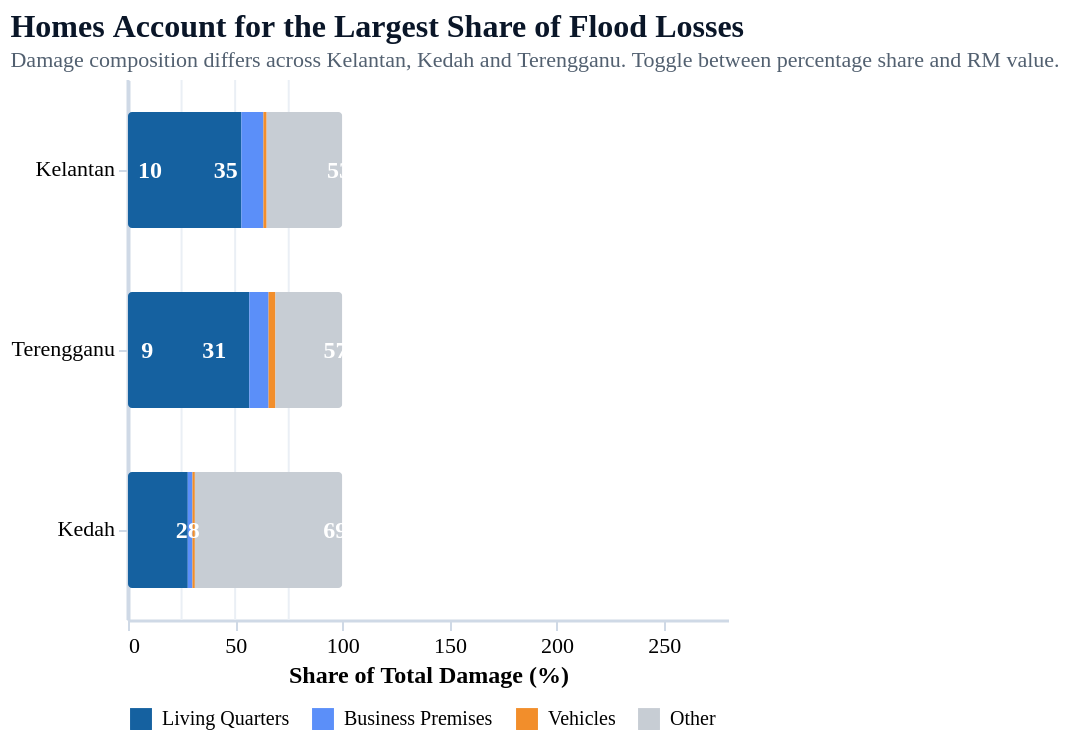

This figure's Vega-Lite source:
### Vega-Lite specification from a JSON file in a GitHub repository (floating-point values rounded to 4 significant figures)
{"$schema": "https://vega.github.io/schema/vega-lite/v5.json", "title": {"text": "Homes Account for the Largest Share of Flood Losses", "subtitle": "Damage composition differs across Kelantan, Kedah and Terengganu. Toggle between percentage share and RM value.", "anchor": "start", "fontSize": 16, "subtitleFontSize": 11, "font": "DM Sans", "subtitleFont": "DM Sans", "color": "#0a1628", "subtitleColor": "#526070"}, "width": "container", "height": 270, "config": {"view": {"stroke": "transparent"}, "axis": {"grid": false, "labelFont": "DM Sans", "titleFont": "DM Sans", "labelFontSize": 11, "titleFontSize": 12}, "legend": {"labelFont": "DM Sans", "titleFont": "DM Sans", "labelFontSize": 11}}, "params": [{"name": "ch13_view", "value": "pct", "bind": {"input": "select", "options": ["pct", "rm"], "labels": ["% Share of Damage", "Absolute (RM million)"], "name": "View: "}}, {"name": "ch13_cat", "value": "All", "bind": {"input": "select", "options": ["All", "Living Quarters", "Business Premises", "Vehicles", "Other"], "name": "Highlight category: "}}], "layer": [{"data": {"values": [{"g": 25}, {"g": 50}, {"g": 75}]}, "transform": [{"filter": "ch13_view == 'pct'"}], "mark": {"type": "rule", "color": "#eaeff5", "strokeWidth": 1}, "encoding": {"x": {"field": "g", "type": "quantitative", "scale": {"domain": [0, 100]}}}}, {"data": {"values": [{"g": 50}, {"g": 100}, {"g": 150}, {"g": 200}]}, "transform": [{"filter": "ch13_view == 'rm'"}], "mark": {"type": "rule", "color": "#eaeff5", "strokeWidth": 1}, "encoding": {"x": {"field": "g", "type": "quantitative", "scale": {"domain": [0, 270]}}}}, {"data": {"values": [{"g": 0}]}, "mark": {"type": "rule", "color": "#cfd9e6", "strokeWidth": 1.5}, "encoding": {"x": {"field": "g", "type": "quantitative"}}}, {"data": {"values": [{"State": "Kelantan", "Category": "Living Quarters", "RM": 139.0, "Pct": 52.9, "Order": 1}, {"State": "Kelantan", "Category": "Business Premises", "RM": 27.1, "Pct": 10.3, "Order": 2}, {"State": "Kelantan", "Category": "Vehicles", "RM": 4.0, "Pct": 1.5, "Order": 3}, {"State": "Kelantan", "Category": "Other", "RM": 92.9, "Pct": 35.3, "Order": 4}, {"State": "Kedah", "Category": "Living Quarters", "RM": 54.0, "Pct": 27.9, "Order": 1}, {"State": "Kedah", "Category": "Business Premises", "RM": 4.3, "Pct": 2.2, "Order": 2}, {"State": "Kedah", "Category": "Vehicles", "RM": 2.1, "Pct": 1.1, "Order": 3}, {"State": "Kedah", "Category": "Other", "RM": 133.3, "Pct": 68.8, "Order": 4}, {"State": "Terengganu", "Category": "Living Quarters", "RM": 103.1, "Pct": 56.6, "Order": 1}, {"State": "Terengganu", "Category": "Business Premises", "RM": 16.4, "Pct": 9.0, "Order": 2}, {"State": "Terengganu", "Category": "Vehicles", "RM": 5.8, "Pct": 3.2, "Order": 3}, {"State": "Terengganu", "Category": "Other", "RM": 56.7, "Pct": 31.2, "Order": 4}]}, "transform": [{"calculate": "ch13_view == 'pct' ? datum.Pct : datum.RM", "as": "XVal"}], "layer": [{"mark": {"type": "bar", "height": 58, "cornerRadius": 2}, "encoding": {"x": {"field": "XVal", "type": "quantitative", "stack": "zero", "axis": {"title": {"signal": "ch13_view == 'pct' ? 'Share of Total Damage (%)' : 'Flood Damage (RM million)'"}, "domainColor": "#cfd9e6", "domainWidth": 1.5, "tickColor": "#cfd9e6"}}, "y": {"field": "State", "type": "nominal", "sort": ["Kelantan", "Terengganu", "Kedah"], "axis": {"title": "", "domainColor": "#cfd9e6", "domainWidth": 1.5, "tickColor": "#cfd9e6"}}, "color": {"field": "Category", "type": "nominal", "sort": {"field": "Order", "op": "min"}, "scale": {"domain": ["Living Quarters", "Business Premises", "Vehicles", "Other"], "range": ["#1561A0", "#5B8FF9", "#F28E2B", "#C7CDD4"]}, "title": null, "legend": {"orient": "bottom", "direction": "horizontal", "columns": 4, "symbolSize": 120, "labelFontSize": 10, "offset": 10}}, "opacity": {"condition": {"test": "ch13_cat == 'All' || datum.Category == ch13_cat", "value": 1}, "value": 0.25}, "tooltip": [{"field": "State", "type": "nominal"}, {"field": "Category", "type": "nominal"}, {"field": "RM", "type": "quantitative", "title": "RM million", "format": ".1f"}, {"field": "Pct", "type": "quantitative", "title": "Share %", "format": ".1f"}]}}, {"transform": [{"filter": "datum.Pct >= 8"}], "mark": {"type": "text", "font": "DM Sans", "fontSize": 12, "fontWeight": 700, "color": "white", "baseline": "middle"}, "encoding": {"x": {"field": "XVal", "type": "quantitative", "stack": "zero", "band": 0.5}, "y": {"field": "State", "type": "nominal", "sort": ["Kelantan", "Terengganu", "Kedah"]}, "text": {"condition": {"test": "ch13_view == 'pct'", "field": "Pct", "type": "quantitative", "format": ".0f"}, "field": "RM", "type": "quantitative", "format": ".0f"}, "opacity": {"condition": {"test": "ch13_cat == 'All' || datum.Category == ch13_cat", "value": 1}, "value": 0}}}]}]}
